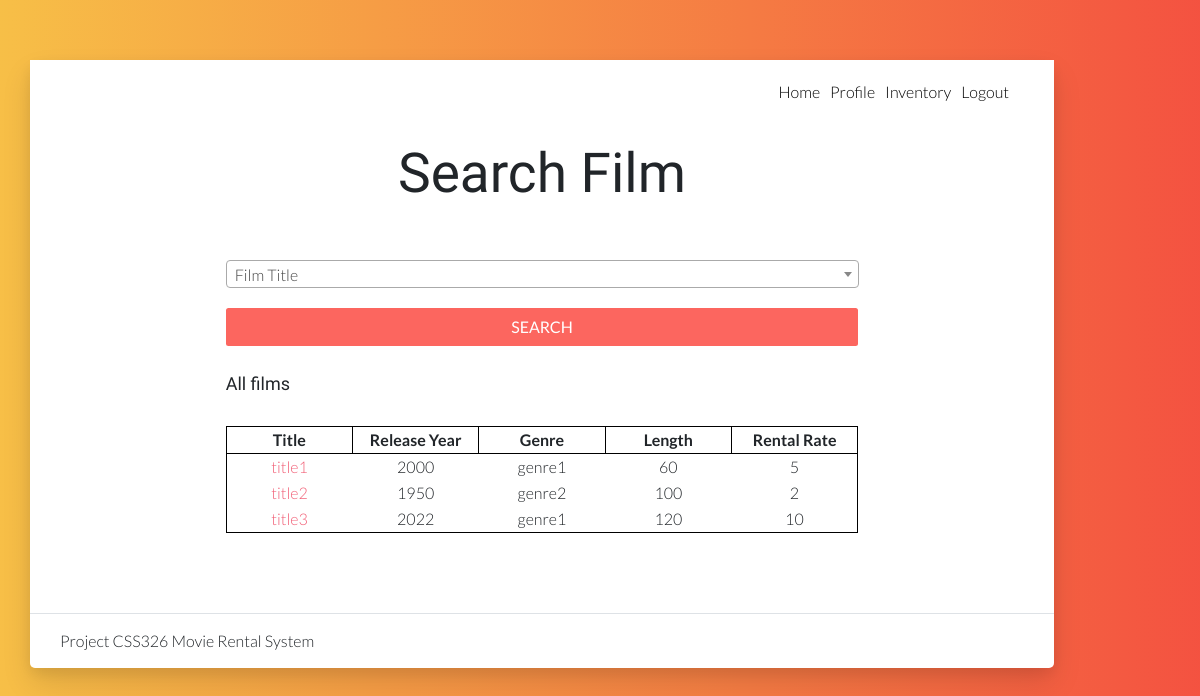
The app's page /home.php with its own data.
### tables this page shows
CREATE TABLE `film_genre` (
  `genre_id` int(10) NOT NULL,
  `film_id` int(10) NOT NULL,
  `genre_name` varchar(25) NOT NULL
);

CREATE TABLE `film` (
  `film_id` int(10) NOT NULL,
  `inventory_id` int(10) NOT NULL,
  `title` varchar(25) NOT NULL,
  `release_year` int(4) NOT NULL,
  `rental_duration` int(10) NOT NULL,
  `rental_rate` int(4) NOT NULL,
  `length` int(3) NOT NULL,
  `rating` int(1) NOT NULL,
  `replacement_cost` int(4) NOT NULL,
  `detail` varchar(255) NOT NULL
);

### home.php (the view, shortened to what this page needs)
<?php require_once('connect.php');
?>
<!DOCTYPE html>
<html lang="en">
<head>
    <link rel="stylesheet" href="vendor/bootstrap/bootstrap.min.css">
    <link rel="stylesheet" href="vendor/select2/select2.min.css">
    <link rel="stylesheet" href="vendor/owlcarousel/owl.carousel.min.css">
    <link rel="stylesheet" href="vendor/lightcase/lightcase.css">
    <link rel="stylesheet" href="css/style.min.css">
    <link rel="stylesheet" href="https://cdn.linearicons.com/free/1.0.0/icon-font.min.css">
    <link href="https://file.myfontastic.com/7vRKgqrN3iFEnLHuqYhYuL/icons.css" rel="stylesheet">
</head>
<body data-spy="scroll" data-target="#navbar-nav-header" class="static-layout">
    <div class="boxed-page">
        <nav id="gtco-header-navbar" class="navbar navbar-expand-lg py-4">
            <div class="container">
                <div class="collapse navbar-collapse" id="navbar-nav-header">
                    <ul class="navbar-nav ml-auto">
                        <li class="nav-item">
                            <a class="nav-link" href="home.php">Home</a>
                        </li>
                        <li class="nav-item">
                            <a class="nav-link" href="profile.php">Profile</a>
                        </li>
                        <?php if (!isset($admin_id)) : ?>
                            <li class="nav-item">
                                <a class="nav-link" href="inventory.php">Inventory</a>
                            </li>
                        <?php endif ?>
                        <li class="nav-item">
                            <a class="nav-link" href="logout.php">Logout</a>
                        </li>
                    </ul>
                </div>
            </div>
        </nav>
        <section id="gtco-contact-form" class="bg-white">
            <div class="container">
                <div class="section-content">
                    <div class="title-wrap">
                        <h1 class="display-2 mb-4">Search Film</h1><br>
                    </div>
                    <div class="row">
                        <div class="col-md-8 offset-md-2 contact-form-holder mt-4">
                            <form method="post" name="login-form" action="">
                                <div class="row">
                                    <div class="col-md-12 form-input">
                                    </div>
                                    <br>
                                    <br>
                                    <div class="col-md-12 form-btn text-center">
                                        <input class="btn btn-block btn-secondary btn-red" type="submit" name="submit" value="SEARCH">
                                    </div>
                                </div>
                                <br>
                                <h5>All films</h5>
                                <br>
                                <table style="text-align: center; border-collapse: collapse; border: 1px solid black; table-layout: fixed; width: 100%;">
                                    <tr>
                                        <th style="border: 1px solid black">Title</th>
                                        <th style="border: 1px solid black">Release Year</th>
                                        <th style="border: 1px solid black">Genre</th>
                                        <th style="border: 1px solid black">Length</th>
                                        <th style="border: 1px solid black">Rental Rate</th>
                                    </tr>
                                    <?php
                                    $q = "SELECT * FROM film,film_genre WHERE film.film_id=film_genre.film_id ";
                                    $result = $mysqli->query($q);
                                    while ($row = $result->fetch_array()) { ?>
                                        <tr>
                                            <td><a href='film.php?title=<?= $row['title'] ?>'><?= $row['title'] ?></a></td>
                                            <td><?= $row['release_year'] ?> </td>
                                            <td><?= $row['genre_name'] ?></td>
                                            <td><?= $row['length'] ?></td>
                                            <td><?= $row['rental_rate'] ?></td>
                                        </tr>
                                    <?php } ?>
                                </table>
                            </form>
                        </div>
                    </div>
                </div>
            </div>
        </section>
        <footer class="mastfoot mb-3 bg-white py-4 border-top">
            <div class="inner container">
                <div class="row">
                    <div class="col-md-6 d-flex align-items-center justify-content-md-start justify-content-center">
                        <p class="mb-0">Project CSS326 Movie Rental System</p>
                    </div>
                </div>
            </div>
        </footer>
    </div>
</body>
</html>

### records on screen
film_genre: film.title "title1", film.release_year "2000", genre_name "genre1", film.length "60", film.rental_rate "5"
film_genre: film.title "title2", film.release_year "1950", genre_name "genre2", film.length "100", film.rental_rate "2"
film_genre: film.title "title3", film.release_year "2022", genre_name "genre1", film.length "120", film.rental_rate "10"
